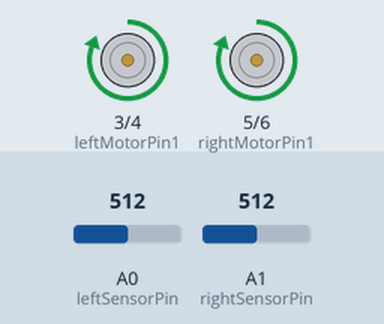
Recording of a sketch running on a simulated Arduino Uno, built with avr-gcc and run on an emulated ATmega328P. On the bench: motor-driver pin pairs drawn as motors (green arrow = first pin HIGH = forward, orange = second pin HIGH = backward, longer = more drive). Inputs (shaded band) come from the test bench; at power-on: A0 (leftSensorPin) = 512, A1 (rightSensorPin) = 512.

Above: at 1.2 s.
1.3 s: A0 (leftSensorPin) set to 900
At 2.5 s:
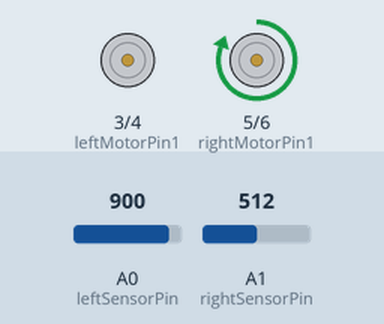
2.8 s: A1 (rightSensorPin) set to 716
At 3.7 s:
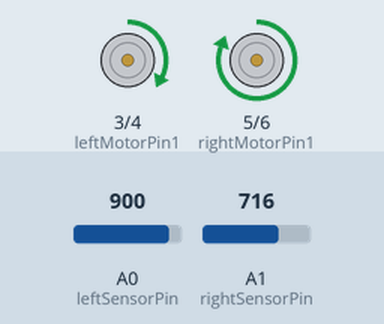
4.3 s: A0 (leftSensorPin) set to 716
At 4.8 s:
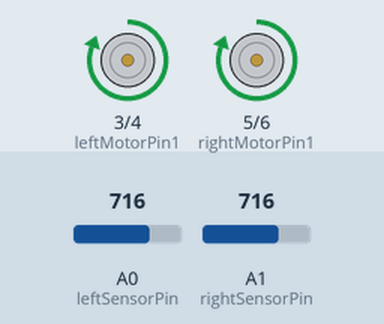
5.8 s: A1 (rightSensorPin) set to 900
At 7.0 s:
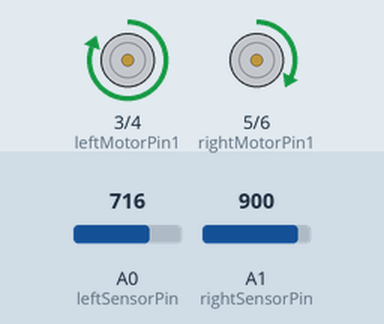
7.3 s: A1 (rightSensorPin) set to 1023
At 8.4 s:
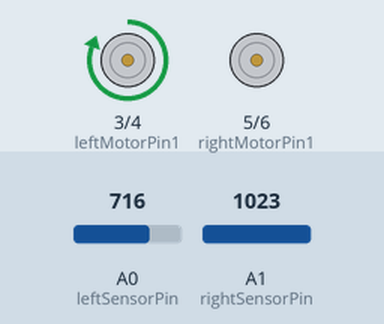
8.8 s: A0 (leftSensorPin) set to 755
10.3 s: A0 (leftSensorPin) set to 785
At 10.7 s:
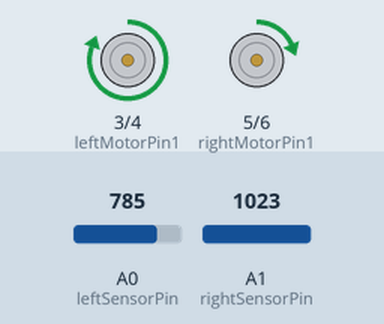
Timing chart, 0 to 12.8 s (numbered marks = the images above; inputs shaded):
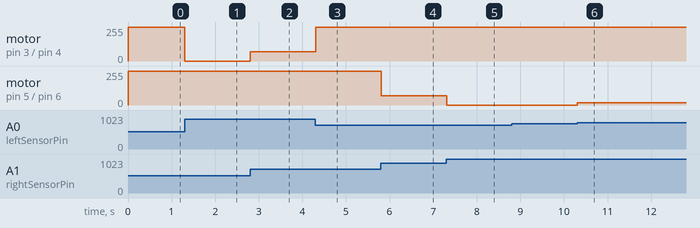

Measured:
- after the input at 1.3 s, motor on pin 3 (leftMotorPin1) / pin 4 (leftMotorPin2): forward 255/255 → stopped at once
- after the input at 2.8 s, motor on pin 3 (leftMotorPin1) / pin 4 (leftMotorPin2): stopped → forward 71/255 at once
- after the input at 4.3 s, motor on pin 3 (leftMotorPin1) / pin 4 (leftMotorPin2): forward 71/255 → forward 255/255 at once
- after the input at 5.8 s, motor on pin 5 (rightMotorPin1) / pin 6 (rightMotorPin2): forward 255/255 → forward 71/255 at once
- after the input at 7.3 s, motor on pin 5 (rightMotorPin1) / pin 6 (rightMotorPin2): forward 71/255 → stopped at once
- after the input at 8.8 s, every drawn part: stays the same
- after the input at 10.3 s, motor on pin 5 (rightMotorPin1) / pin 6 (rightMotorPin2): stopped → forward 17/255 at once

The sketch:

code.ino
```cpp
// Define motor pins
const int leftMotorPin1 = 3;
const int leftMotorPin2 = 4;
const int rightMotorPin1 = 5;
const int rightMotorPin2 = 6;

// Define sensor pins
const int leftSensorPin = A0;
const int rightSensorPin = A1;

// PID constants
double Kp = 1.0;
double Ki = 0.0;
double Kd = 0.0;

// PID variables
double setPoint = 0;
double input, output;
double previousError = 0;
double integral = 0;

void setup() {
  // Initialize motor pins
    pinMode(leftMotorPin1, OUTPUT);
    pinMode(leftMotorPin2, OUTPUT);
    pinMode(rightMotorPin1, OUTPUT);
    pinMode(rightMotorPin2, OUTPUT);
}

void loop() {
    // Read sensor values
    int leftSensorValue = analogRead(leftSensorPin);
    int rightSensorValue = analogRead(rightSensorPin);

    // Calculate error
    int error = leftSensorValue - rightSensorValue;

    // PID calculations
    double proportional = Kp * error;
    integral += error;
    double derivative = error - previousError;
    double pidOutput = proportional + (Ki * integral) + (Kd * derivative);

    // Update previous error
    previousError = error;

    // Set motor speeds
    int leftSpeed = 255 - pidOutput;
    int rightSpeed = 255 + pidOutput;

    // Constrain motor speeds to valid PWM range
    leftSpeed = constrain(leftSpeed, 0, 255);
    rightSpeed = constrain(rightSpeed, 0, 255);

    // Drive motors
    if (leftSpeed > 0) {
        analogWrite(leftMotorPin1, leftSpeed);
        analogWrite(leftMotorPin2, 0);
    } else {
        analogWrite(leftMotorPin1, 0);
        analogWrite(leftMotorPin2, -leftSpeed);
    }

    if (rightSpeed > 0) {
        analogWrite(rightMotorPin1, rightSpeed);
        analogWrite(rightMotorPin2, 0);
    } else {
        analogWrite(rightMotorPin1, 0);
        analogWrite(rightMotorPin2, -rightSpeed);
    }

  // Delay for a short period to ensure smooth operation
    delay(10);
}
```
